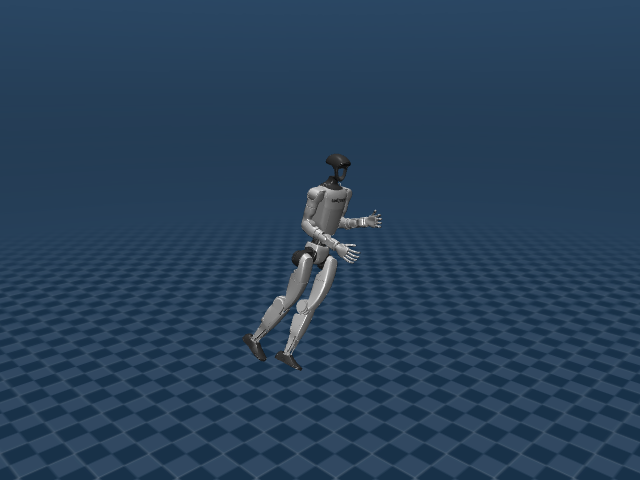

Generate this figure with Python:
"""Render a single debug frame with an explicit camera to verify the robot placement."""
import pickle, numpy as np, mujoco, imageio.v2 as imageio
from scipy.spatial.transform import Rotation as R
from retarget_smpl_to_g1 import load_motion, smpl_to_g1_qpos, G1_XML, SMPL_PKL

model = mujoco.MjModel.from_xml_path(G1_XML)
data  = mujoco.MjData(model)

poses, trans = load_motion(SMPL_PKL)
qpos_traj = smpl_to_g1_qpos(model, poses, trans)

frame_idx = 0
data.qpos[:] = qpos_traj[frame_idx]
mujoco.mj_forward(model, data)

print(f"Frame {frame_idx} root pos: {data.qpos[0:3]}")
print(f"Frame {frame_idx} root quat: {data.qpos[3:7]}")
print(f"Pelvis height (z): {data.qpos[2]:.3f}")

# Configure an explicit free camera that looks at the robot.
cam = mujoco.MjvCamera()
mujoco.mjv_defaultFreeCamera(model, cam)
cam.lookat[:] = data.qpos[0:3]   # track robot
cam.distance = 3.5
cam.azimuth = 135
cam.elevation = -15

renderer = mujoco.Renderer(model, height=480, width=640)
renderer.update_scene(data, camera=cam)
img = renderer.render()
imageio.imwrite("/Users/lucy_lzh/dance_project/debug_frame.png", img)
print("Saved debug_frame.png")
